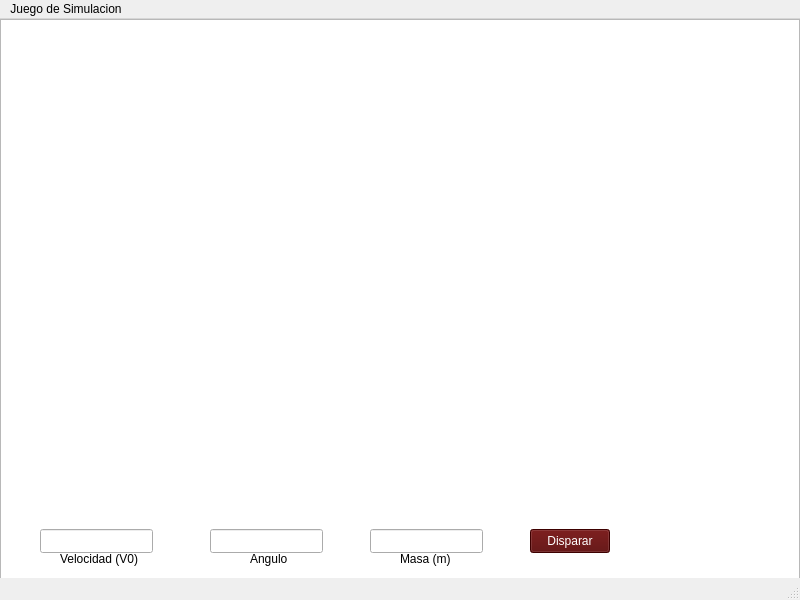
<?xml version="1.0" encoding="UTF-8"?>
<ui version="4.0">
 <class>MainWindow</class>
 <widget class="QMainWindow" name="MainWindow">
  <property name="geometry">
   <rect>
    <x>0</x>
    <y>0</y>
    <width>800</width>
    <height>600</height>
   </rect>
  </property>
  <property name="windowTitle">
   <string>MainWindow</string>
  </property>
  <widget class="QWidget" name="centralwidget">
   <widget class="QGraphicsView" name="graphicsView">
    <property name="geometry">
     <rect>
      <x>0</x>
      <y>0</y>
      <width>800</width>
      <height>600</height>
     </rect>
    </property>
   </widget>
   <widget class="QLineEdit" name="le_V">
    <property name="geometry">
     <rect>
      <x>40</x>
      <y>510</y>
      <width>113</width>
      <height>24</height>
     </rect>
    </property>
   </widget>
   <widget class="QLineEdit" name="le_Angulo">
    <property name="geometry">
     <rect>
      <x>210</x>
      <y>510</y>
      <width>113</width>
      <height>24</height>
     </rect>
    </property>
   </widget>
   <widget class="QLineEdit" name="le_Masa">
    <property name="geometry">
     <rect>
      <x>370</x>
      <y>510</y>
      <width>113</width>
      <height>24</height>
     </rect>
    </property>
   </widget>
   <widget class="QPushButton" name="btnIngresar">
    <property name="geometry">
     <rect>
      <x>530</x>
      <y>510</y>
      <width>80</width>
      <height>24</height>
     </rect>
    </property>
    <property name="palette">
     <palette>
      <active>
       <colorrole role="WindowText">
        <brush brushstyle="SolidPattern">
         <color alpha="255">
          <red>255</red>
          <green>255</green>
          <blue>255</blue>
         </color>
        </brush>
       </colorrole>
       <colorrole role="Button">
        <brush brushstyle="SolidPattern">
         <color alpha="255">
          <red>85</red>
          <green>0</green>
          <blue>0</blue>
         </color>
        </brush>
       </colorrole>
       <colorrole role="Light">
        <brush brushstyle="SolidPattern">
         <color alpha="255">
          <red>127</red>
          <green>0</green>
          <blue>0</blue>
         </color>
        </brush>
       </colorrole>
       <colorrole role="Midlight">
        <brush brushstyle="SolidPattern">
         <color alpha="255">
          <red>106</red>
          <green>0</green>
          <blue>0</blue>
         </color>
        </brush>
       </colorrole>
       <colorrole role="Dark">
        <brush brushstyle="SolidPattern">
         <color alpha="255">
          <red>42</red>
          <green>0</green>
          <blue>0</blue>
         </color>
        </brush>
       </colorrole>
       <colorrole role="Mid">
        <brush brushstyle="SolidPattern">
         <color alpha="255">
          <red>57</red>
          <green>0</green>
          <blue>0</blue>
         </color>
        </brush>
       </colorrole>
       <colorrole role="Text">
        <brush brushstyle="SolidPattern">
         <color alpha="255">
          <red>255</red>
          <green>255</green>
          <blue>255</blue>
         </color>
        </brush>
       </colorrole>
       <colorrole role="BrightText">
        <brush brushstyle="SolidPattern">
         <color alpha="255">
          <red>255</red>
          <green>255</green>
          <blue>255</blue>
         </color>
        </brush>
       </colorrole>
       <colorrole role="ButtonText">
        <brush brushstyle="SolidPattern">
         <color alpha="255">
          <red>255</red>
          <green>255</green>
          <blue>255</blue>
         </color>
        </brush>
       </colorrole>
       <colorrole role="Base">
        <brush brushstyle="SolidPattern">
         <color alpha="255">
          <red>0</red>
          <green>0</green>
          <blue>0</blue>
         </color>
        </brush>
       </colorrole>
       <colorrole role="Window">
        <brush brushstyle="SolidPattern">
         <color alpha="255">
          <red>85</red>
          <green>0</green>
          <blue>0</blue>
         </color>
        </brush>
       </colorrole>
       <colorrole role="Shadow">
        <brush brushstyle="SolidPattern">
         <color alpha="255">
          <red>0</red>
          <green>0</green>
          <blue>0</blue>
         </color>
        </brush>
       </colorrole>
       <colorrole role="AlternateBase">
        <brush brushstyle="SolidPattern">
         <color alpha="255">
          <red>42</red>
          <green>0</green>
          <blue>0</blue>
         </color>
        </brush>
       </colorrole>
       <colorrole role="ToolTipBase">
        <brush brushstyle="SolidPattern">
         <color alpha="255">
          <red>255</red>
          <green>255</green>
          <blue>220</blue>
         </color>
        </brush>
       </colorrole>
       <colorrole role="ToolTipText">
        <brush brushstyle="SolidPattern">
         <color alpha="255">
          <red>0</red>
          <green>0</green>
          <blue>0</blue>
         </color>
        </brush>
       </colorrole>
       <colorrole role="PlaceholderText">
        <brush brushstyle="SolidPattern">
         <color alpha="127">
          <red>255</red>
          <green>255</green>
          <blue>255</blue>
         </color>
        </brush>
       </colorrole>
       <colorrole role="Accent">
        <brush brushstyle="SolidPattern">
         <color alpha="255">
          <red>0</red>
          <green>0</green>
          <blue>0</blue>
         </color>
        </brush>
       </colorrole>
      </active>
      <inactive>
       <colorrole role="WindowText">
        <brush brushstyle="SolidPattern">
         <color alpha="255">
          <red>255</red>
          <green>255</green>
          <blue>255</blue>
         </color>
        </brush>
       </colorrole>
       <colorrole role="Button">
        <brush brushstyle="SolidPattern">
         <color alpha="255">
          <red>85</red>
          <green>0</green>
          <blue>0</blue>
         </color>
        </brush>
       </colorrole>
       <colorrole role="Light">
        <brush brushstyle="SolidPattern">
         <color alpha="255">
          <red>127</red>
          <green>0</green>
          <blue>0</blue>
         </color>
        </brush>
       </colorrole>
       <colorrole role="Midlight">
        <brush brushstyle="SolidPattern">
         <color alpha="255">
          <red>106</red>
          <green>0</green>
          <blue>0</blue>
         </color>
        </brush>
       </colorrole>
       <colorrole role="Dark">
        <brush brushstyle="SolidPattern">
         <color alpha="255">
          <red>42</red>
          <green>0</green>
          <blue>0</blue>
         </color>
        </brush>
       </colorrole>
       <colorrole role="Mid">
        <brush brushstyle="SolidPattern">
         <color alpha="255">
          <red>57</red>
          <green>0</green>
          <blue>0</blue>
         </color>
        </brush>
       </colorrole>
       <colorrole role="Text">
        <brush brushstyle="SolidPattern">
         <color alpha="255">
          <red>255</red>
          <green>255</green>
          <blue>255</blue>
         </color>
        </brush>
       </colorrole>
       <colorrole role="BrightText">
        <brush brushstyle="SolidPattern">
         <color alpha="255">
          <red>255</red>
          <green>255</green>
          <blue>255</blue>
         </color>
        </brush>
       </colorrole>
       <colorrole role="ButtonText">
        <brush brushstyle="SolidPattern">
         <color alpha="255">
          <red>255</red>
          <green>255</green>
          <blue>255</blue>
         </color>
        </brush>
       </colorrole>
       <colorrole role="Base">
        <brush brushstyle="SolidPattern">
         <color alpha="255">
          <red>0</red>
          <green>0</green>
          <blue>0</blue>
         </color>
        </brush>
       </colorrole>
       <colorrole role="Window">
        <brush brushstyle="SolidPattern">
         <color alpha="255">
          <red>85</red>
          <green>0</green>
          <blue>0</blue>
         </color>
        </brush>
       </colorrole>
       <colorrole role="Shadow">
        <brush brushstyle="SolidPattern">
         <color alpha="255">
          <red>0</red>
          <green>0</green>
          <blue>0</blue>
         </color>
        </brush>
       </colorrole>
       <colorrole role="AlternateBase">
        <brush brushstyle="SolidPattern">
         <color alpha="255">
          <red>42</red>
          <green>0</green>
          <blue>0</blue>
         </color>
        </brush>
       </colorrole>
       <colorrole role="ToolTipBase">
        <brush brushstyle="SolidPattern">
         <color alpha="255">
          <red>255</red>
          <green>255</green>
          <blue>220</blue>
         </color>
        </brush>
       </colorrole>
       <colorrole role="ToolTipText">
        <brush brushstyle="SolidPattern">
         <color alpha="255">
          <red>0</red>
          <green>0</green>
          <blue>0</blue>
         </color>
        </brush>
       </colorrole>
       <colorrole role="PlaceholderText">
        <brush brushstyle="SolidPattern">
         <color alpha="127">
          <red>255</red>
          <green>255</green>
          <blue>255</blue>
         </color>
        </brush>
       </colorrole>
       <colorrole role="Accent">
        <brush brushstyle="SolidPattern">
         <color alpha="255">
          <red>0</red>
          <green>0</green>
          <blue>0</blue>
         </color>
        </brush>
       </colorrole>
      </inactive>
      <disabled>
       <colorrole role="WindowText">
        <brush brushstyle="SolidPattern">
         <color alpha="255">
          <red>42</red>
          <green>0</green>
          <blue>0</blue>
         </color>
        </brush>
       </colorrole>
       <colorrole role="Button">
        <brush brushstyle="SolidPattern">
         <color alpha="255">
          <red>85</red>
          <green>0</green>
          <blue>0</blue>
         </color>
        </brush>
       </colorrole>
       <colorrole role="Light">
        <brush brushstyle="SolidPattern">
         <color alpha="255">
          <red>127</red>
          <green>0</green>
          <blue>0</blue>
         </color>
        </brush>
       </colorrole>
       <colorrole role="Midlight">
        <brush brushstyle="SolidPattern">
         <color alpha="255">
          <red>106</red>
          <green>0</green>
          <blue>0</blue>
         </color>
        </brush>
       </colorrole>
       <colorrole role="Dark">
        <brush brushstyle="SolidPattern">
         <color alpha="255">
          <red>42</red>
          <green>0</green>
          <blue>0</blue>
         </color>
        </brush>
       </colorrole>
       <colorrole role="Mid">
        <brush brushstyle="SolidPattern">
         <color alpha="255">
          <red>57</red>
          <green>0</green>
          <blue>0</blue>
         </color>
        </brush>
       </colorrole>
       <colorrole role="Text">
        <brush brushstyle="SolidPattern">
         <color alpha="255">
          <red>42</red>
          <green>0</green>
          <blue>0</blue>
         </color>
        </brush>
       </colorrole>
       <colorrole role="BrightText">
        <brush brushstyle="SolidPattern">
         <color alpha="255">
          <red>255</red>
          <green>255</green>
          <blue>255</blue>
         </color>
        </brush>
       </colorrole>
       <colorrole role="ButtonText">
        <brush brushstyle="SolidPattern">
         <color alpha="255">
          <red>42</red>
          <green>0</green>
          <blue>0</blue>
         </color>
        </brush>
       </colorrole>
       <colorrole role="Base">
        <brush brushstyle="SolidPattern">
         <color alpha="255">
          <red>85</red>
          <green>0</green>
          <blue>0</blue>
         </color>
        </brush>
       </colorrole>
       <colorrole role="Window">
        <brush brushstyle="SolidPattern">
         <color alpha="255">
          <red>85</red>
          <green>0</green>
          <blue>0</blue>
         </color>
        </brush>
       </colorrole>
       <colorrole role="Shadow">
        <brush brushstyle="SolidPattern">
         <color alpha="255">
          <red>0</red>
          <green>0</green>
          <blue>0</blue>
         </color>
        </brush>
       </colorrole>
       <colorrole role="AlternateBase">
        <brush brushstyle="SolidPattern">
         <color alpha="255">
          <red>85</red>
          <green>0</green>
          <blue>0</blue>
         </color>
        </brush>
       </colorrole>
       <colorrole role="ToolTipBase">
        <brush brushstyle="SolidPattern">
         <color alpha="255">
          <red>255</red>
          <green>255</green>
          <blue>220</blue>
         </color>
        </brush>
       </colorrole>
       <colorrole role="ToolTipText">
        <brush brushstyle="SolidPattern">
         <color alpha="255">
          <red>0</red>
          <green>0</green>
          <blue>0</blue>
         </color>
        </brush>
       </colorrole>
       <colorrole role="PlaceholderText">
        <brush brushstyle="SolidPattern">
         <color alpha="127">
          <red>42</red>
          <green>0</green>
          <blue>0</blue>
         </color>
        </brush>
       </colorrole>
       <colorrole role="Accent">
        <brush brushstyle="SolidPattern">
         <color alpha="255">
          <red>60</red>
          <green>0</green>
          <blue>0</blue>
         </color>
        </brush>
       </colorrole>
      </disabled>
     </palette>
    </property>
    <property name="text">
     <string>Disparar</string>
    </property>
    <property name="checkable">
     <bool>false</bool>
    </property>
   </widget>
   <widget class="QLabel" name="label">
    <property name="geometry">
     <rect>
      <x>60</x>
      <y>530</y>
      <width>81</width>
      <height>20</height>
     </rect>
    </property>
    <property name="text">
     <string>Velocidad (V0)</string>
    </property>
   </widget>
   <widget class="QLabel" name="label_2">
    <property name="geometry">
     <rect>
      <x>250</x>
      <y>530</y>
      <width>41</width>
      <height>20</height>
     </rect>
    </property>
    <property name="text">
     <string>Angulo</string>
    </property>
   </widget>
   <widget class="QLabel" name="label_3">
    <property name="geometry">
     <rect>
      <x>400</x>
      <y>530</y>
      <width>51</width>
      <height>20</height>
     </rect>
    </property>
    <property name="text">
     <string>Masa (m)</string>
    </property>
   </widget>
  </widget>
  <widget class="QStatusBar" name="statusbar"/>
  <widget class="QMenuBar" name="menubar">
   <property name="geometry">
    <rect>
     <x>0</x>
     <y>0</y>
     <width>800</width>
     <height>21</height>
    </rect>
   </property>
   <widget class="QMenu" name="menuJuego_de_Simulacion">
    <property name="title">
     <string>Juego de Simulacion</string>
    </property>
   </widget>
   <addaction name="menuJuego_de_Simulacion"/>
  </widget>
 </widget>
 <resources/>
 <connections/>
</ui>
